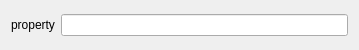
<?xml version="1.0" encoding="UTF-8"?>
<ui version="4.0">
 <class>tRealEditor</class>
 <widget class="QWidget" name="tRealEditor">
  <property name="geometry">
   <rect>
    <x>0</x>
    <y>0</y>
    <width>359</width>
    <height>50</height>
   </rect>
  </property>
  <property name="windowTitle">
   <string>Form</string>
  </property>
  <layout class="QHBoxLayout" name="horizontalLayout">
   <item>
    <widget class="QLabel" name="property">
     <property name="text">
      <string>property</string>
     </property>
    </widget>
   </item>
   <item>
    <widget class="QLineEdit" name="value"/>
   </item>
  </layout>
 </widget>
 <resources/>
 <connections/>
</ui>
